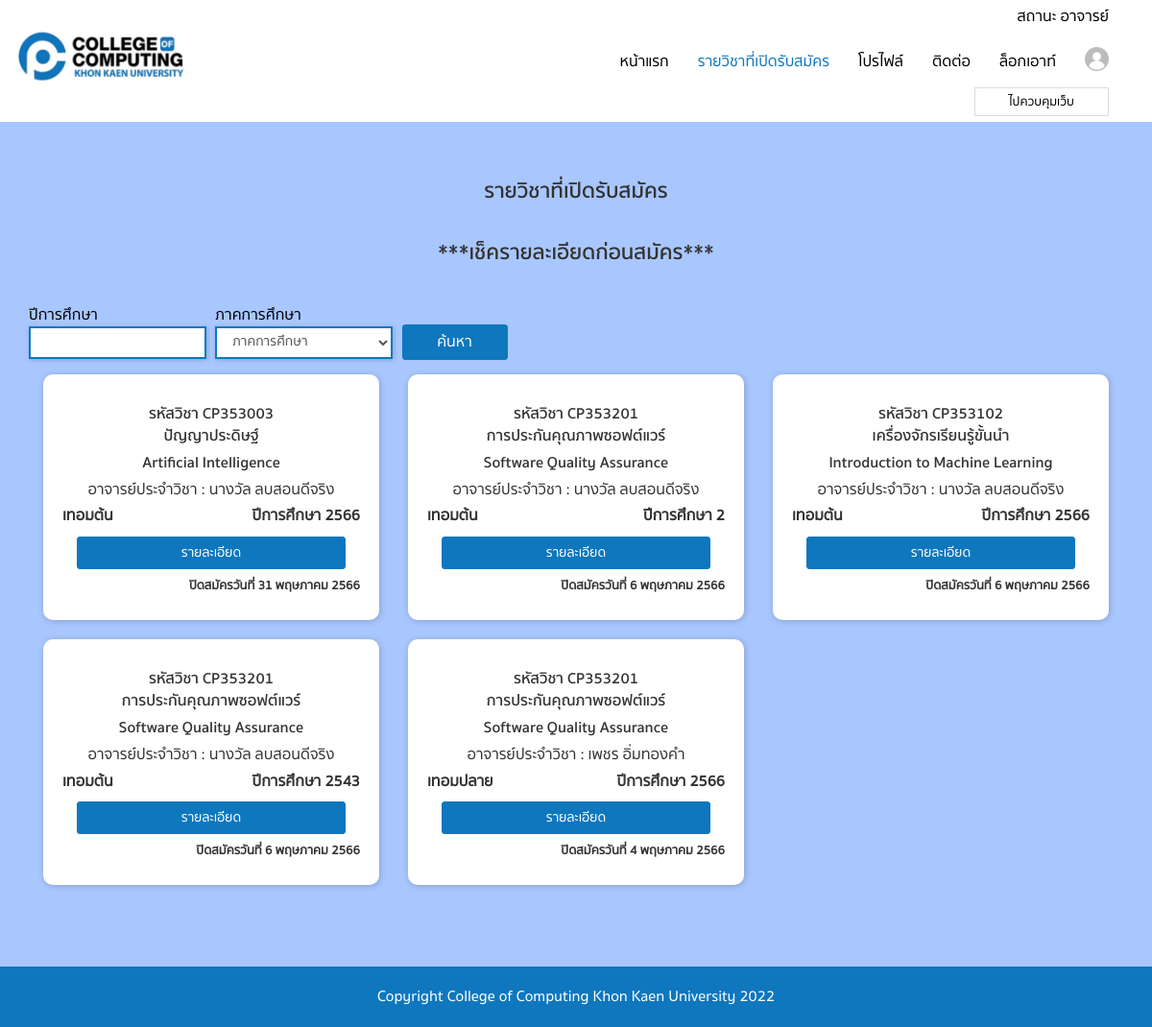
Page /teacher/subject.php (signed in) on the committed database.
### tables this page shows
CREATE TABLE `classdata` (
  `pk` int(11) NOT NULL,
  `data1` text NOT NULL,
  `data2` text NOT NULL,
  `data3` text NOT NULL,
  `data4` text NOT NULL,
  `data5` text NOT NULL,
  `data6` text NOT NULL,
  `data7` text NOT NULL,
  `data8` text NOT NULL,
  `data9` text NOT NULL,
  `data10` text NOT NULL,
  `create_date` text NOT NULL,
  `create_date2` text NOT NULL,
  `create_by` text NOT NULL,
  `create_time` text NOT NULL,
  `datafile` text NOT NULL,
  `data11` text NOT NULL,
  `data12` text NOT NULL,
  `chk1` text NOT NULL,
  `chk2` text NOT NULL,
  `startdate` text NOT NULL,
  `enddate` text NOT NULL,
  `data42` text NOT NULL,
  `data32` text NOT NULL,
  `data13` text NOT NULL,
  `data14` text NOT NULL,
  `data15` text NOT NULL,
  `data16` text NOT NULL,
  `chk3` text NOT NULL,
  `datachk30` text NOT NULL,
  `datachk31` text NOT NULL,
  `chk4` text NOT NULL,
  `datachk4` text NOT NULL,
  `datachk41` text NOT NULL,
  `chk5` text NOT NULL,
  `datachk5` text NOT NULL,
  `datachk51` text NOT NULL,
  `chk6` text NOT NULL,
  `datachk6` text NOT NULL,
  `datachk61` text NOT NULL,
  `tri` text NOT NULL,
  `datatri` text NOT NULL,
  `tri2` text NOT NULL,
  `datatri2` text NOT NULL,
  `tri3` text NOT NULL,
  `datatri3` text NOT NULL,
  `tri4` text NOT NULL,
  `datatri4` text NOT NULL,
  `tri5` text NOT NULL,
  `datatri5` text NOT NULL,
  `grade` int(11) NOT NULL
);

CREATE TABLE `member` (
  `pk` int(11) NOT NULL,
  `name` text NOT NULL,
  `email` text NOT NULL,
  `telphone` text NOT NULL,
  `address` text NOT NULL,
  `username` text NOT NULL,
  `password` text NOT NULL,
  `status` text NOT NULL,
  `img` text NOT NULL,
  `name2` text NOT NULL,
  `codestudent` text NOT NULL,
  `subject` text NOT NULL,
  `major` text NOT NULL,
  `major2` text NOT NULL,
  `major3` text NOT NULL,
  `img2` text NOT NULL,
  `img3` text NOT NULL,
  `img4` text NOT NULL
);

### teacher/subject.php (the view, shortened to what this page needs)
<?php
include('header.php');
$searchname = "";
?>
<div id="wrapper" class="container">
	<h1 id="page-title"> รายวิชาที่เปิดรับสมัคร </h1>
	<h1 id="page-title"> ***เช็ครายละเอียดก่อนสมัคร*** </h1>
	<div class="row">
		<div class="col-md-6" align="left">
			<div class="form-group">
				<form method="get" action="subject.php" enctype="multipart/form-data">
					<table width="100%">
						<tr>
							<td width="35%">
								<font color="black" size="3px" class="serif"> ปีการศึกษา </font>
								<input type="text" name="searchname" id="searchname" class="form-control " value="<?php echo $searchname; ?>" autocomplete="off" autofocus style="  border-radius: 0px; width: 95%;   ">
							</td>
							<td width="35%">
								<font color="black" size="3px" class="serif"> ภาคการศึกษา </font>
								<select class="form-control" id="drop_term" name="drop_term" required style="border-radius: 0px;  width: 95%; ">
									<?php if (empty($_GET["drop_term"])) {   ?>
										<option value=""> ภาคการศึกษา </option>
									<?php } ?>
								</select>
							</td>
							<td>
								<button type="submit" class="btn btn-primary btn-minwidth" style="  width: 110px;   ">
									<font color="white" size="3px" class="serif"> ค้นหา </font>
								</button>
							</td>
						</tr>
					</table>
				</form>
			</div>
		</div>
		<div class="col-md-12">
			<?php
			$addcoe = "";
			$sql = "SELECT * FROM classdata  where data7 like '%" . $searchname . "%' " . $addcoe . " order by pk desc ";
			$query = mysqli_query($con, $sql);
			while ($objResult = mysqli_fetch_array($query)) {
				$namedata5 = "";
				$sql4 = "SELECT * FROM member  where pk = '" . $objResult["data11"] . "' ";
				$query4 = mysqli_query($objCon, $sql4);
				while ($objResult4 = mysqli_fetch_array($query4)) {
					$namedata5 = $objResult4["name"];
				}
			?>
				<div class="col-xs-6 col-sm-6 col-md-4" style="border-radius: 10px;  ">
					<div class="subject-item" style="border-radius: 10px;">
					<div class="subject-item-title">  รหัสวิชา   <?php echo $objResult["data1"];?><br> <?php echo $objResult["data2"];?> </div>
						<div class="subject-item-title" style="margin-top: 5px;"> <?php echo $objResult["data3"]; ?> </div>
						<div class="subject-item-content" style="margin-top: 5px;"> อาจารย์ประจําวิชา : <?php echo $namedata5; ?> </div>
						<div class="row" style="margin-top: 5px;">
							<div class="col-lg-6" align="left"> <b>
									<font size="3px"> <?php echo $objResult["data8"]; ?> </font>
								</b> </div>
							<div class="col-lg-6" align="right"> <b>
									<font size="3px"> ปีการศึกษา <?php echo $objResult["data7"]; ?></font>
								</b> </div>
						</div>
						<div class="col-lg-12" style="margin-top: 10px; margin-bottom: 5px;  ">
							<a href="view_subjectdetail.php?CusID=<?php echo $objResult["pk"]; ?>" class="btn btn-primary btn-minwidth" style="width: 100%;"> รายละเอียด </a>
						</div>
						<div class="row">
							<div class="col-lg-4" align="left">  </div>
							<div class="col-lg-8" align="right"> <b>
									<font size="2px"> ปิดสมัครวันที่ <?php echo DateThai($objResult["enddate"]) . " " . Datethai2($objResult["enddate"]); ?> </font>
								</b> </div>
						</div>
					</div>
				</div>
			<?php } ?>
		</div>
	</div>
</div>
<?php
include('footer.php');
?>

### teacher/css/style.css (style rules this page uses)
html, body { font-family: sukhumvit; font-size: 16px; }
* { box-sizing: border-box; }
h1, h2, h3, h4, h5, h6, strong { font-family: sukhumvit-bold; }
.btn { border-radius: 3px; min-width: 52px; }
.btn-minwidth { min-width: 95px; }
.btn-primary, .btn-primary:hover, .btn-primary:active { color: var(--white-color); background-color: var(--main-color); border-color: var(--main-color); }
.form-control { border-radius: 50px; border: 2px solid var(--main-color); box-shadow: 1px 1px 5px rgb(0 0 0 / 20%); }
#main-page { background-color: var(--second-color); }
#wrapper { min-height: 100vh; margin-top: 40px; margin-bottom: 40px; }
#page-title { text-align: center; font-size: 22px; font-family: sukhumvit-bold; margin-bottom: 40px; }
.subject-item { background-color: #fff; padding: 25px 20px; border-radius: 3px; box-shadow: 1px 1px 7px rgb(0 0 0 / 20%); text-align: center; margin-bottom: 20px; }
.subject-item-title { font-family: sukhumvit-bold; margin-top: 5px; }
:root { --main-color: rgb(15,119,190); --second-color: rgb(229,245,255); --white-color: rgb(255,255,255); --black-color: rgb(0,0,0); }

### rows in the picture
classdata: data1 "CP353003", data2 "ปัญญาประดิษฐ์", data3 "Artificial Intelligence", member.name "นางวัล ลบสอนดีจริง", data8 "เทอมต้น", data7 "2566", enddate "31", enddate "พฤษภาคม 2566"
classdata: data1 "CP353201", data2 "การประกันคุณภาพซอฟต์แวร์", data3 "Software Quality Assurance", member.name "นางวัล ลบสอนดีจริง", data8 "เทอมต้น", data7 "2", enddate "6", enddate "พฤษภาคม 2566"
classdata: data1 "CP353102", data2 "เครื่องจักรเรียนรู้ขั้นนำ", data3 "Introduction to Machine Learning", member.name "นางวัล ลบสอนดีจริง", data8 "เทอมต้น", data7 "2566", enddate "6", enddate "พฤษภาคม 2566"
classdata: data1 "CP353201", data2 "การประกันคุณภาพซอฟต์แวร์", data3 "Software Quality Assurance", member.name "นางวัล ลบสอนดีจริง", data8 "เทอมต้น", data7 "2543", enddate "6", enddate "พฤษภาคม 2566"
classdata: data1 "CP353201", data2 "การประกันคุณภาพซอฟต์แวร์", data3 "Software Quality Assurance", member.name "เพชร อิ่มทองคำ", data8 "เทอมปลาย", data7 "2566", enddate "4", enddate "พฤษภาคม 2566"
